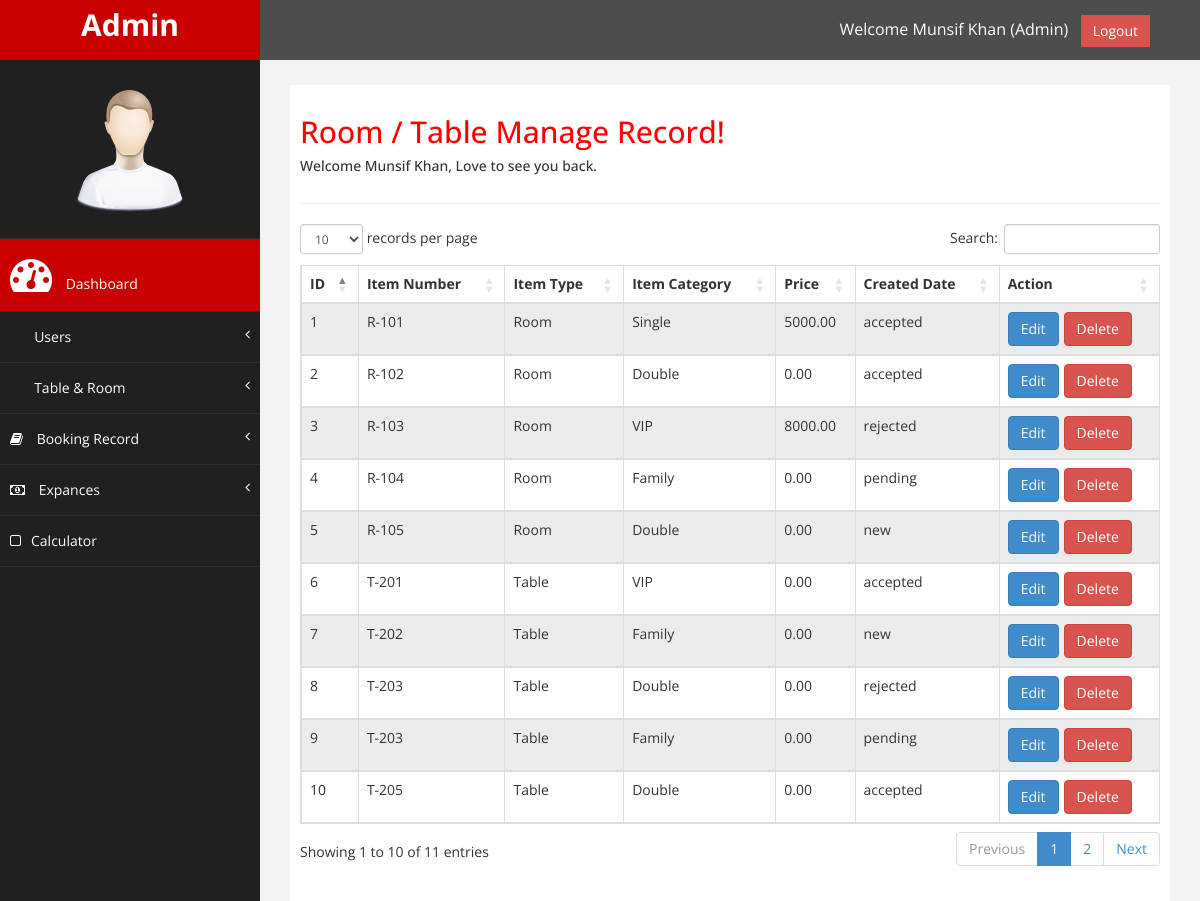
The app's page /adminPanel/roomtable/manageRoomTable.php (signed in) with its own data.
### tables this page shows
CREATE TABLE `roomtables` (
  `id` int(11) NOT NULL,
  `item_num` varchar(12) NOT NULL,
  `item_type` varchar(10) NOT NULL,
  `item_category` varchar(11) NOT NULL,
  `price` decimal(10,2) NOT NULL,
  `createdby` varchar(11) NOT NULL,
  `created` timestamp NOT NULL DEFAULT current_timestamp()
);

### adminPanel/roomtable/manageRoomTable.php (the view, shortened to what this page needs)
<?php
include '../includes/header2.php';
include 'table-model.php';
?>
<div id="page-wrapper">
    <div id="page-inner">
        <div class="row">
            <div class="col-md-12">
                <h2>Room / Table Manage Record!</h2>
                <h5>Welcome <?= htmlspecialchars($_SESSION['userName'] ?? 'User'); ?>, Love to see you back.</h5>
            </div>
        </div>
        <div class="table-responsive">
            <table class="table table-striped table-bordered table-hover" id="dataTables-example">
                <thead>
                    <tr>
                        <th>ID</th>
                        <th>Item Number</th>
                        <th>Item Type</th>
                        <th>Item Category</th>
                        <th>Price</th>
                        <th>Created Date</th>
                        <th>Action</th>
                    </tr>
                </thead>
                <tbody>
                <?php
                $query = "SELECT * FROM roomtables";
                $result = mysqli_query($conn, $query);
                if ($result && mysqli_num_rows($result) > 0) {
                    while ($row = mysqli_fetch_assoc($result)) {
                ?>
                    <tr>
                        <td><?= (int)$row['id']; ?></td>
                        <td><?= htmlspecialchars($row['item_num']); ?></td>
                        <td><?= htmlspecialchars($row['item_type']); ?></td>
                        <td><?= htmlspecialchars($row['item_category']); ?></td>
                        <td><?= htmlspecialchars($row['price']); ?></td>
                        <td><?= htmlspecialchars($row['createdby']); ?></td>
                        <td style="display:flex; gap:5px;">
                            <?php if ($_SESSION['role'] == 'Admin' || $_SESSION['role'] == 'Director') { ?>
                                <a href="manageRoomTable.php?edit=<?= $row['id']; ?>" class="btn btn-primary ">Edit</a>
                                <a href="manageRoomTable.php?del=<?= $row['id']; ?>" class="btn btn-danger ">Delete</a>
                            <?php } else { ?>
                                <span class="text-muted">No Access</span>
                            <?php } ?>
                        </td>
                    </tr>
                <?php
                    }
                }
                ?>
                </tbody>
            </table>
        </div>
    </div>
</div>
<?php include '../includes/footer2.php'; ?>

### adminPanel/includes/header2.php (shortened to what this page needs)
<?php
$role     = $_SESSION['role'];
?>
<!DOCTYPE html>
<html>
<head>
    <link href="../assets/css/bootstrap.css" rel="stylesheet" />
    <link href="../assets/css/font-awesome.css" rel="stylesheet" />
    <link href="../assets/css/custom.css" rel="stylesheet" />
<link href="https://cdn.datatables.net/1.13.6/css/dataTables.bootstrap5.min.css" rel="stylesheet" />
</head>
<body>
    <div id="wrapper">
        <nav class="navbar navbar-default navbar-cls-top " role="navigation" style="margin-bottom: 0">
            <div class="navbar-header">
                <a class="navbar-brand" href="../dashboard.php"><?php echo $role; ?></a>
            </div>
        <div style="color: white; padding: 15px 50px 5px 50px; float: right; font-size: 16px;"> Welcome <?= htmlspecialchars($_SESSION['userName'] ?? 'User'); ?> (<?=  htmlspecialchars($_SESSION['role']);?>) &nbsp;
            <a href="../logout.php" class="btn btn-danger square-btn-adjust">Logout</a>
        </div>
        </nav>
                <nav class="navbar-default navbar-side" role="navigation">
                <div class="sidebar-collapse">
                <ul class="nav" id="main-menu">
				<li class="text-center">
                    <img src="../assets/img/find_user.png" class="user-image img-responsive"/>
					</li>
                    <li>
                        <a class="active-menu"  href="../dashboard.php"><i class="fa fa-dashboard fa-3x"></i> Dashboard</a>
                    </li>
<?php if($role == "Admin") { ?>
                    <li>
                        <a href="#"><i class="fa-solid fa-users"></i> Users <span class="fa arrow"></span></a>
                      </li>
                    <li>
                        <a href="#"><i class="fa-solid fa-users"></i> Table & Room <span class="fa arrow"></span></a>
                    </li>
                    <li>
                        <a href="#"><i class="fa fa-book"></i> Booking Record <span class="fa arrow"></span></a>
                    </li>
                    <li>
                        <a href="#"><i class="fa fa-money"></i> Expances <span class="fa arrow"></span></a>
                    </li>
                    <li>
                        <a href="calculator.php"><i class="fa fa-square-o"></i>Calculator</a>
                    </li>
<?php } ?>
                </ul>
            </div>
        </nav>

### adminPanel/includes/footer2.php (shortened to what this page needs)
</body>
</html>

### adminPanel/assets/css/custom.css (style rules this page uses)
body { font-family: 'Open Sans', sans-serif; }
#wrapper { width: 100%; background:#202020; }
#page-wrapper { padding: 15px 15px; min-height: 600px; background:#F3F3F3; }
#page-inner { width:100%; margin:10px 20px 10px 0px; background-color:#fff!important; padding:10px; min-height:1200px; }
.text-center { text-align:center; }
h2 { color: #f00; }
.square-btn-adjust { border: 0px solid transparent; -webkit-border-radius: 0px; -moz-border-radius: 0px; border-radius: 0px; }
.user-image { margin: 25px auto; -webkit-border-radius: 10px; -moz-border-radius: 10px; border-radius: 10px; max-height:170px; max-width:170px; }
.navbar-cls-top .navbar-brand { color: #fff; background: #C90000; width: 260px; text-align: center; height: 60px; font-size: 30px; font-weight: 700; }
.active-menu { background-color:#C90000!important; }
.arrow { float: right; }
.fa.arrow:before { content: "\f104"; }
.sidebar-collapse , .sidebar-collapse .nav { background:none; }
.sidebar-collapse .nav { padding:0; }
.sidebar-collapse .nav > li > a { color:#fff; background:#202020; text-shadow:none; }
.sidebar-collapse > .nav > li > a { padding:15px 10px; }
.sidebar-collapse > .nav > li { border-bottom: 1px solid rgba(107, 108, 109, 0.19); }
.navbar-side { border:none; background-color: #202020; }
.navbar-cls-top { background:#4D4D4D; border-bottom:none; }
.navbar-default { border:0px solid black; }
.navbar-header { background: #A70303; }
.nav > li > a > i { margin-right:10px; }
@media (min-width:768px) { #page-wrapper { margin: 0 0 0 260px; padding: 15px 30px; min-height: 1200px; } }
@media (min-width:768px) { .navbar-side { z-index: 1; position: absolute; width: 260px; } }
@media (min-width:768px) { .navbar { border-radius: 0px; } }

### records on screen
roomtables: id "1", item_num "R-101", item_type "Room", item_category "Single", price "5000.00", createdby "accepted"
roomtables: id "2", item_num "R-102", item_type "Room", item_category "Double", price "0.00", createdby "accepted"
roomtables: id "3", item_num "R-103", item_type "Room", item_category "VIP", price "8000.00", createdby "rejected"
roomtables: id "4", item_num "R-104", item_type "Room", item_category "Family", price "0.00", createdby "pending"
roomtables: id "5", item_num "R-105", item_type "Room", item_category "Double", price "0.00", createdby "new"
roomtables: id "6", item_num "T-201", item_type "Table", item_category "VIP", price "0.00", createdby "accepted"
roomtables: id "7", item_num "T-202", item_type "Table", item_category "Family", price "0.00", createdby "new"
roomtables: id "8", item_num "T-203", item_type "Table", item_category "Double", price "0.00", createdby "rejected"
roomtables: id "9", item_num "T-203", item_type "Table", item_category "Family", price "0.00", createdby "pending"
roomtables: id "10", item_num "T-205", item_type "Table", item_category "Double", price "0.00", createdby "accepted"

### other values on screen
$role "Admin"
$_SESSION['userName'] "Munsif Khan"
$_SESSION['role'] "Admin"
